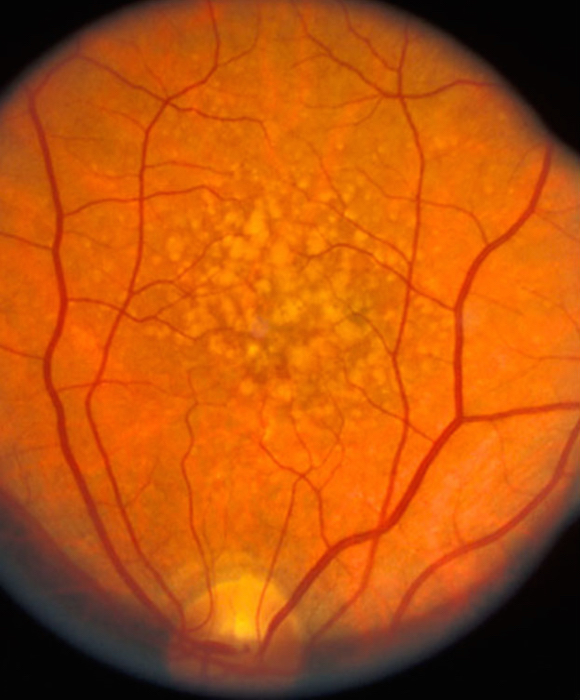
#> input picture images/Figure-41.jpg, 580 x 700 px
$ python edges.py   (older library calls are emulated)
#> lines starting #> are read from the running program, lines starting #| are printed output that depends on the picture
import numpy as np
import matplotlib.pyplot as plt

from skimage.io import imread
from skimage.filters import roberts, sobel, scharr, prewitt

image = imread('images/Figure-41.jpg')
#> image is the input picture: shape (700, 580, 3); mean R, G, B 182.5, 82.9, 12.8

#green channel
image=image[:,:,1]
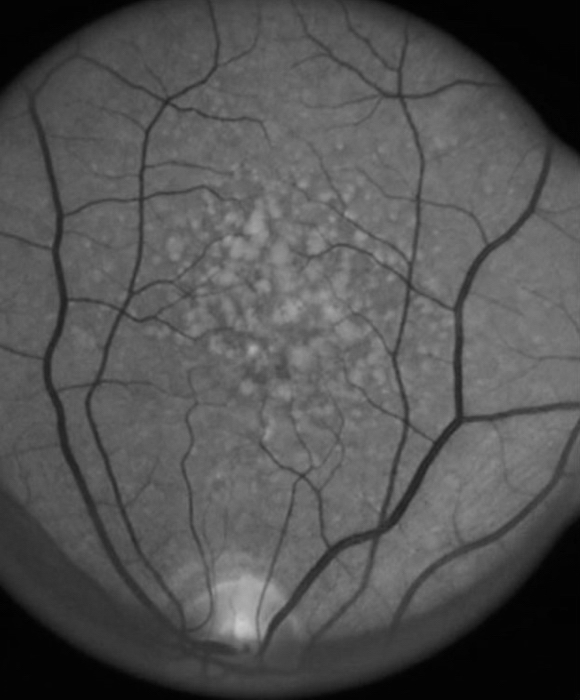
#> image: shape (700, 580); min 0, max 205, mean 82.9

#edges = roberts(image)
edges = sobel(image)
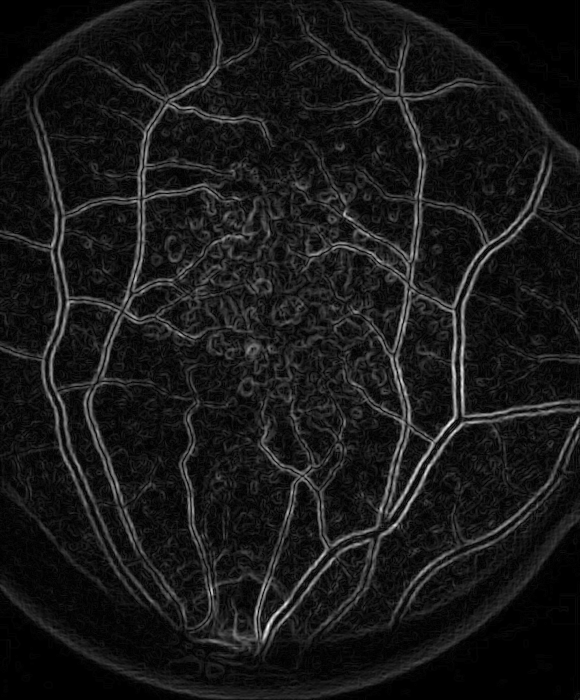
#> edges: shape (700, 580) float64; min 0, max 0.151, mean 0.0144; drawn with min black and max white

# needs Qt
#from skimage.viewer import ImageViewer
#viewer = ImageViewer(image)
#viewer.show()

plt.imshow(image)
plt.show()

plt.imshow(edges)
plt.show()

# probably need to threshold for clustering...

# do clustering
from sklearn import cluster
from sklearn.neighbors import kneighbors_graph
#> (the run stopped early here; a loop or call above may not have finished)
